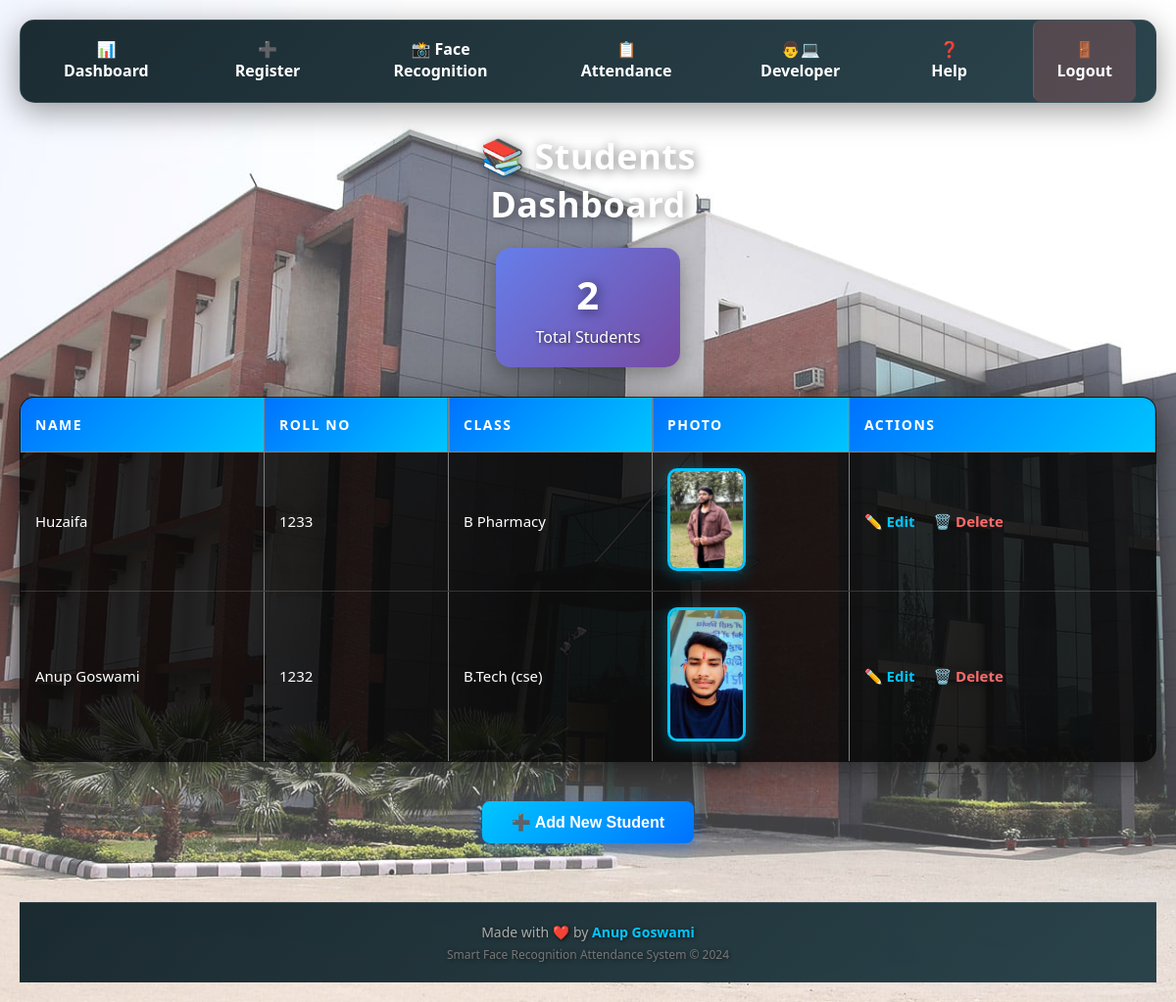
The page /dashboard (signed in) on the database its author committed.
### models.py (models this page shows)
class Student(db.Model):
    id = db.Column(db.Integer, primary_key=True)
    name = db.Column(db.String(100))
    roll_no = db.Column(db.String(100), unique=True)
    class_name = db.Column(db.String(50))
    photo = db.Column(db.String(200))  # filename

### app.py (the view)
@app.route('/dashboard')
@login_required
def dashboard():
    students = Student.query.all()
    return render_template('dashboard.html', students=students)

### app.py (called while the page is built)
@login_manager.user_loader
def load_user(user_id):
    return User.query.get(int(user_id))

### templates/dashboard.html
{% extends 'base.html' %}
{% block content %}
<div style="text-align: center; margin-bottom: 30px;">
  <h2 style="font-size: 36px; margin: 0 auto;">📚 Students Dashboard</h2>
  <div style="display: flex; justify-content: center; gap: 20px; margin-top: 20px; flex-wrap: wrap;">
    <div style="background: linear-gradient(135deg, #667eea, #764ba2); padding: 20px 40px; border-radius: 15px; box-shadow: 0 8px 20px rgba(0,0,0,0.3);">
      <h3 style="margin: 0; font-size: 40px;">{{ students|length }}</h3>
      <p style="margin: 5px 0 0 0;">Total Students</p>
    </div>
  </div>
</div>
<table border="1" style="width:100%;">
  <tr><th>Name</th><th>Roll No</th><th>Class</th><th>Photo</th><th>Actions</th></tr>
  {% for student in students %}
    <tr>
      <td>{{ student.name }}</td>
      <td>{{ student.roll_no }}</td>
      <td>{{ student.class_name }}</td>
      <td><img src="{{ url_for('static', filename='images/student_photos/' + student.photo) }}" width="80"></td>
      <td>
        <a href="{{ url_for('edit_student', id=student.id) }}" style="color: #00c6ff; margin-right: 15px;">✏️ Edit</a>
        <a href="{{ url_for('delete_student', id=student.id) }}" onclick="return confirm('Delete {{ student.name }}?')" style="color: #ff6b6b;">🗑️ Delete</a>
      </td>
    </tr>
  {% endfor %}
</table>
<div style="margin-top: 30px; text-align: center;">
  <a href="{{ url_for('student_register') }}"><button style="margin: 10px;">➕ Add New Student</button></a>
</div>
{% endblock %}

### templates/base.html (shortened to what this page needs)
<!DOCTYPE html>
<html>
<head>
  <link rel="stylesheet" href="{{ url_for('static', filename='styles.css') }}">
</head>
<body>
  <nav style="display: flex; justify-content: space-between; align-items: stretch; padding: 0; background: linear-gradient(135deg, rgba(15,32,39,0.95), rgba(32,58,67,0.95)); border: 1px solid rgba(255,255,255,0.1);">
    <div style="display: flex;">
      <a href="{{ url_for('dashboard') }}" style="padding: 18px 24px; border-bottom: 3px solid transparent;" title="Dashboard">📊 Dashboard</a>
      <a href="{{ url_for('student_register') }}" style="padding: 18px 24px; border-bottom: 3px solid transparent;" title="Register Student">➕ Register</a>
      <a href="{{ url_for('face_recognition_page') }}" style="padding: 18px 24px; border-bottom: 3px solid transparent;" title="Face Recognition">📸 Face Recognition</a>
      <a href="{{ url_for('attendance') }}" style="padding: 18px 24px; border-bottom: 3px solid transparent;" title="Attendance">📋 Attendance</a>
      <a href="{{ url_for('developer') }}" style="padding: 18px 24px; border-bottom: 3px solid transparent;" title="Developer">👨💻 Developer</a>
      <a href="{{ url_for('helpdesk') }}" style="padding: 18px 24px; border-bottom: 3px solid transparent;" title="Help">❓ Help</a>
    </div>
    <div style="display: flex;">
      {% if current_user.is_authenticated %}
        <a href="{{ url_for('logout') }}" onclick="return confirm('🚪 Logout?')" style="padding: 18px 24px; background: rgba(255,107,107,0.2); border-left: 1px solid rgba(255,255,255,0.1); border-bottom: 3px solid transparent;" title="Logout">🚪 Logout</a>
      {% endif %}
    </div>
  </nav>
  {% block content %}{% endblock %}
  <footer style="background: linear-gradient(135deg, rgba(15,32,39,0.95), rgba(32,58,67,0.95)); padding: 20px; text-align: center; margin-top: 50px; border-top: 1px solid rgba(255,255,255,0.1); backdrop-filter: blur(10px);">
    <p style="margin: 0; font-size: 14px; color: #aaa;">Made with ❤️ by <strong style="color: #00c6ff;">Anup Goswami</strong></p>
    <p style="margin: 5px 0 0 0; font-size: 12px; color: #777;">Smart Face Recognition Attendance System © 2024</p>
  </footer>
</body>
</html>

### static/styles.css (style rules this page uses)
* { margin: 0; padding: 0; box-sizing: border-box; }
body { background-image: url('images/collage_bg.jpg/bg.jpg'); background-size: cover; background-position: center; background-attachment: fixed; font-family: 'Segoe UI', Tahoma, Geneva, Verdana, sans-serif; color: #fff; min-height: 100vh; padding: 20px; position: relative; }
body::before { content: ''; position: fixed; top: 0; left: 0; width: 100%; height: 100%; background: rgba(255,255,255,0.25); z-index: -1; }
nav { background: linear-gradient(135deg, rgba(0,123,255,0.9), rgba(0,198,255,0.9)); padding: 15px 0; text-align: center; border-radius: 15px; margin-bottom: 30px; box-shadow: 0 8px 32px rgba(0,0,0,0.4); backdrop-filter: blur(10px); }
nav a { color: #fff; text-decoration: none; margin: 0 20px; font-weight: 600; font-size: 16px; padding: 8px 16px; border-radius: 8px; transition: all 0.3s ease; display: inline-block; }
h2, h3 { color: #fff; text-shadow: 2px 2px 12px rgba(0,0,0,0.5); margin: 20px 0; font-size: 32px; font-weight: 700; letter-spacing: 0.5px; }
h2 { text-align: center; margin-left: auto; margin-right: 50px; margin-top: 20px; margin-bottom: 20px; max-width: 400px; }
button { background: linear-gradient(135deg, #00c6ff, #0072ff); color: #fff; padding: 12px 30px; border: none; border-radius: 8px; font-size: 16px; font-weight: 600; cursor: pointer; transition: all 0.3s ease; box-shadow: 0 4px 15px rgba(0,114,255,0.4); margin-top: 10px; }
table { width: 100%; background: rgba(0,0,0,0.8); border-collapse: collapse; margin: 20px 0; border-radius: 15px; overflow: hidden; box-shadow: 0 8px 32px rgba(0,0,0,0.5); }
th { background: linear-gradient(135deg, #0072ff, #00c6ff); color: #fff; padding: 18px 15px; text-align: left; font-weight: 700; font-size: 14px; text-transform: uppercase; letter-spacing: 1.5px; }
td { padding: 16px 15px; border-bottom: 1px solid rgba(255,255,255,0.15); color: #fff; font-size: 15px; font-weight: 500; }
tbody tr { transition: all 0.2s ease; }
img { border-radius: 10px; border: 3px solid #00c6ff; box-shadow: 0 4px 15px rgba(0,198,255,0.3); max-width: 100%; height: auto; }
a { color: #00c6ff; text-decoration: none; font-weight: 600; transition: all 0.3s ease; }
p { color: #fff; font-size: 16px; text-shadow: 1px 1px 4px rgba(0,0,0,0.7); margin: 10px 0; }
table, form, h2 { animation: fadeIn 0.5s ease; }
::placeholder { color: rgba(255,255,255,0.5); }

### rows shown on the page
Student: name "Huzaifa", roll_no "1233", class_name "B Pharmacy", photo (picture)
Student: name "Anup Goswami", roll_no "1232", class_name "B.Tech (cse)", photo (picture)

### other values the page prints
{{ students|length }} "2"
